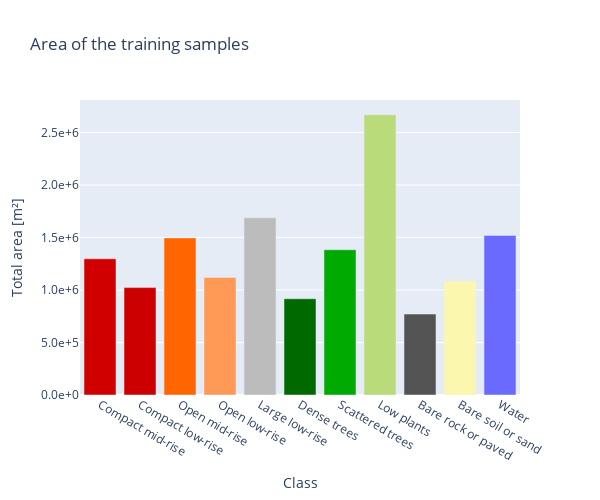

Notebook code cell kept with this figure:
### Markdown cell above
</div>
<div class="alert alert-warning" role="alert">
<span>&#9888;</span>
<a id='warning'></a> Training samples are time-dependent, especially for the natural classes; they must be updated if there are changes (e.g. in the land cover).  The following function imports the training samples specific to the selected PRISMA acquisition date.
</div>

### Code cell
vector_LCZ_path = training_area(sel_prisma_date, legend)

### Figure 1 — Plotly figure (JSON) as saved in the notebook; plotly's stock layout.template omitted (floating-point values rounded to 4 significant figures)
{"data": [{"marker": {"color": ["#D10000", "#CD0000", "#FF6600", "#FF9955", "#BCBCBC", "#006A00", "#00AA00", "#B9DB79", "#545454", "#FBF7AF", "#6A6AFF"]}, "type": "bar", "x": ["Compact mid-rise", "Compact low-rise", "Open mid-rise", "Open low-rise", "Large low-rise", "Dense trees", "Scattered trees", "Low plants", "Bare rock or paved", "Bare soil or sand", "Water"], "y": [1297000.0, 1023000.0, 1496000.0, 1119000.0, 1687000.0, 916300.0, 1383000.0, 2669000.0, 771000.0, 1085000.0, 1520000.0]}], "layout": {"height": 500, "title": {"text": "Area of the training samples"}, "width": 600, "xaxis": {"autorange": true, "range": [-0.5, 10.5], "title": {"text": "Class"}, "type": "category"}, "yaxis": {"autorange": true, "range": [0, 2809000.0], "tickformat": "1.1e", "title": {"text": "Total area [m²]"}, "type": "linear"}}}
